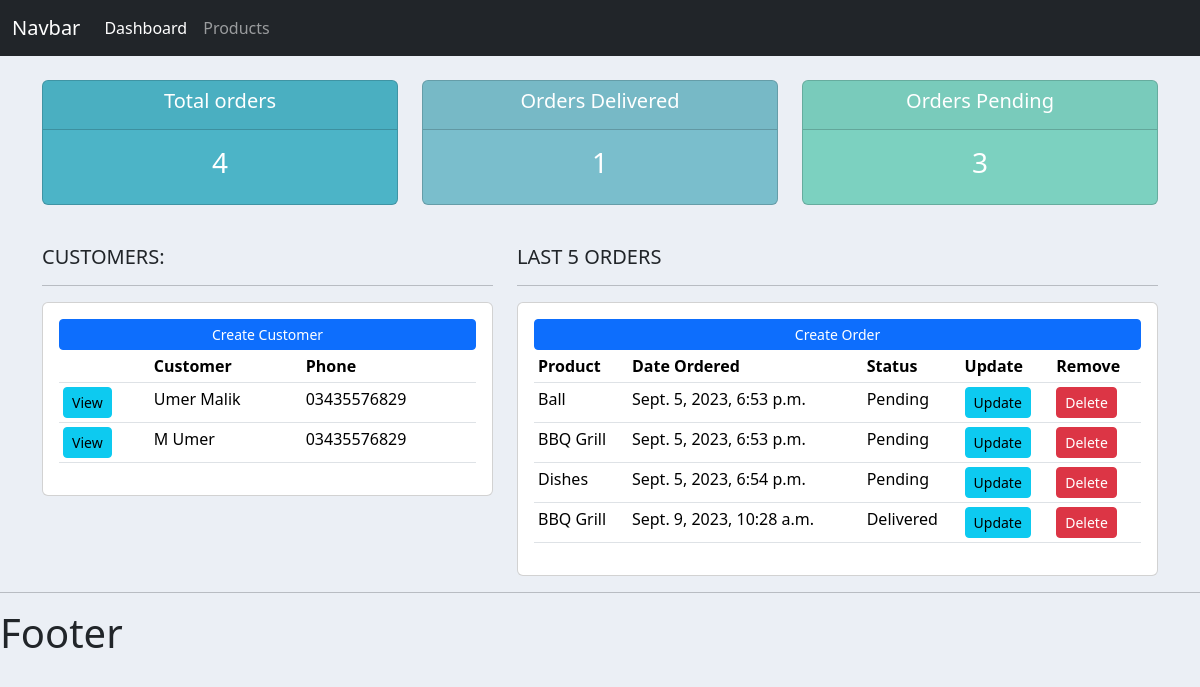
Before: / with the older database file.
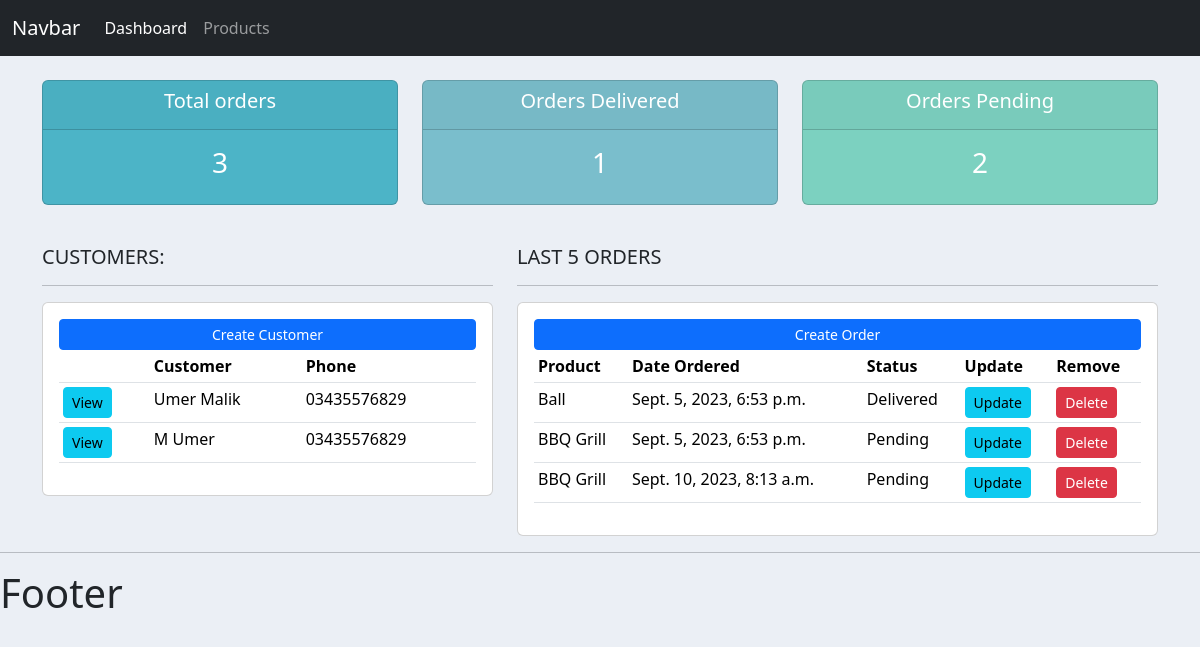
After: the same page with the newer database file.
### accounts/models.py (models this page shows, shortened)
class Customer(models.Model):
    name = models.CharField(max_length=200, null=True)
    phone = models.CharField(max_length=200, null=True)
    email = models.CharField(max_length=200, null=True)
    date_created = models.DateTimeField(auto_now_add=True, null=True)

class Order(models.Model):
    STATUS = (
        ('Pending', 'Pending'),
        ('Out for delivery', 'Out for delivery'),
        ('Delivered', 'Delivered')
    )
    customer = models.ForeignKey(Customer, null=True, on_delete=models.SET_NULL)
    product = models.ForeignKey(Product, null=True, on_delete=models.SET_NULL)
    date_created = models.DateTimeField(auto_now_add=True, null=True)
    status = models.CharField(max_length=200, null=True, choices=STATUS)

class Product(models.Model):
    CATEGORY = (
        ('Indoor', 'Indoor'),
        ('Out door', 'Out door'),
    )
    name = models.CharField(max_length=200, null=True)
    price = models.FloatField(null=True)
    category = models.CharField(max_length=200, null=True, choices=CATEGORY)
    description = models.CharField(max_length=200, null=True, blank=True)
    date_created = models.DateTimeField(auto_now_add=True, null=True)
    tags = models.ManyToManyField(Tag)
    def __str__(self):
        return self.name

### accounts/views.py (the view)
# urls.py: path('', views.home, name='home'),
def home(request):
    orders = Order.objects.all()
    customers = Customer.objects.all()
    total_customers = customers.count()
    total_orders = orders.count()
    delivered = orders.filter(status='Delivered').count()
    pending = orders.filter(status='Pending').count()
    context = {
         'orders':orders,
         'customers':customers,
         'total_customers':total_customers,
         'total_orders':total_orders,
         'delivered':delivered,
         'pending':pending
    }
    return render(request, 'accounts/dashboard.html', context)

### accounts/templates/accounts/dashboard.html
{% extends 'accounts/main.html' %}
{% block content%}
<div class="container">
    {% include 'accounts/status.html' %}
    <br>
    <div class="row">
        <div class="col-md-5">
            <h5>CUSTOMERS:</h5>
            <hr>
            <div class="card card-body">
                <a class="btn btn-primary btn-sm btn-block" href="">Create Customer</a>
                <table class="table table-sm">
                    <tr>
                        <th></th>
                        <th>Customer</th>
                        <th>Phone</th>
                    </tr>
                    {% for customer in customers%}
                    <tr>
                        <td><a class="btn btn-sm btn-info" href="{% url 'customer' customer.id %}">View</a></td>
                        <td>{{customer.name}}</td>
                        <td>{{customer.phone}}</td>
                    </tr>
                    {% endfor %}
                </table>
            </div>
        </div>
        <div class="col-md-7">
            <h5>LAST 5 ORDERS</h5>
            <hr>
            <div class="card card-body">
                <a class="btn btn-primary btn-sm btn-block" href="{% url 'create_order' %}">Create Order</a>
                <table class="table table-sm">
                    <tr>
                        <th>Product</th>
                        <th>Date Ordered</th>
                        <th>Status</th>
                        <th>Update</th>
                        <th>Remove</th>
                    </tr>
                    {% for order in orders %}
                    <tr>
                        <td>{{order.product}}</td>
                        <td>{{order.date_created}}</td>
                        <td>{{order.status}}</td>
                        <td><a class="btn btn-sm btn-info" href="{% url 'update_order' order.id%}">Update</a></td>
                        <td><a class="btn btn-sm btn-danger" href="{% url 'delete_order' order.id%}">Delete</a></td>
                    </tr>
                    {% endfor %}
                </table>
            </div>
        </div>
    </div>
</div>
{% endblock %}

### accounts/templates/accounts/main.html (shortened to what this page needs)
{% load static %}
<!DOCTYPE html>
<html lang="en">
<head>
    <link rel="stylesheet" href="https://cdn.jsdelivr.net/npm/bootstrap@5.3.1/dist/css/bootstrap.min.css">
    <link rel="stylesheet" href="{% static '/css/main.css' %}">
</head>
<body>
    {% include 'accounts/navbar.html' %}
    {% block content %}
    {% endblock %}
    <hr>
    <h1>Footer</h1>
</body>
</html>

### accounts/templates/accounts/navbar.html (shortened to what this page needs)
<nav class="navbar navbar-expand-lg bg-dark navbar-dark">
    <div class="container-fluid">
      <a class="navbar-brand" href="#">Navbar</a>
      <div class="collapse navbar-collapse" id="navbarNav">
        <ul class="navbar-nav">
          <li class="nav-item">
            <a class="nav-link active" aria-current="page" href="{% url 'home' %}">Dashboard</a>
          </li>
          <li class="nav-item">
            <a class="nav-link" href="{% url 'products' %}">Products</a>
          </li>
        </ul>
      </div>
    </div>
  </nav>

### accounts/templates/accounts/status.html
<br>
<div class="row">
    <div class="col">
        <div class="col-md">
            <div class="card text-center text-white mb-3" id="total-orders">
                <div class="card-header">
                    <h5 class="card-title">Total orders</h5>
                </div>
                <div class="card-body">
                    <h3 class="card-title">{{total_orders}}</h3>
                </div>
            </div>
        </div>
    </div>
    <div class="col">
        <div class="col-md">
            <div class="card text-center text-white mb-3" id="orders-delivered">
                <div class="card-header">
                    <h5 class="card-title">Orders Delivered</h5>
                </div>
                <div class="card-body">
                    <h3 class="card-title">{{delivered}}</h3>
                </div>
            </div>
        </div>
    </div>
    <div class="col">
        <div class="col-md">
            <div class="card text-center text-white mb-3" id="orders-pending">
                <div class="card-header">
                    <h5 class="card-title">Orders Pending</h5>
                </div>
                <div class="card-body">
                    <h3 class="card-title">{{pending}}</h3>
                </div>
            </div>
        </div>
    </div>
</div>

### static/css/main.css (style rules this page uses)
* { margin: 0; padding: 0; }
body { background-color: #ebeff5; }
#total-orders { background-color: #4cb4c7; }
#orders-delivered { background-color: #7abecc; }
#orders-pending { background-color: #7CD1C0; }

Changed rows visible on the page:
removed Order: product "Dishes", date_created "Sept. 5, 2023, 6:54 p.m.", status "Pending"
removed Order: product "BBQ Grill", date_created "Sept. 9, 2023, 10:28 a.m.", status "Delivered"
changed Order "Ball": status "Pending" → "Delivered"
added Order: product "BBQ Grill", date_created "Sept. 10, 2023, 8:13 a.m.", status "Pending"
Other visible differences:
{{ total_orders }}: "4" → "3"
{{ pending }}: "3" → "2"
